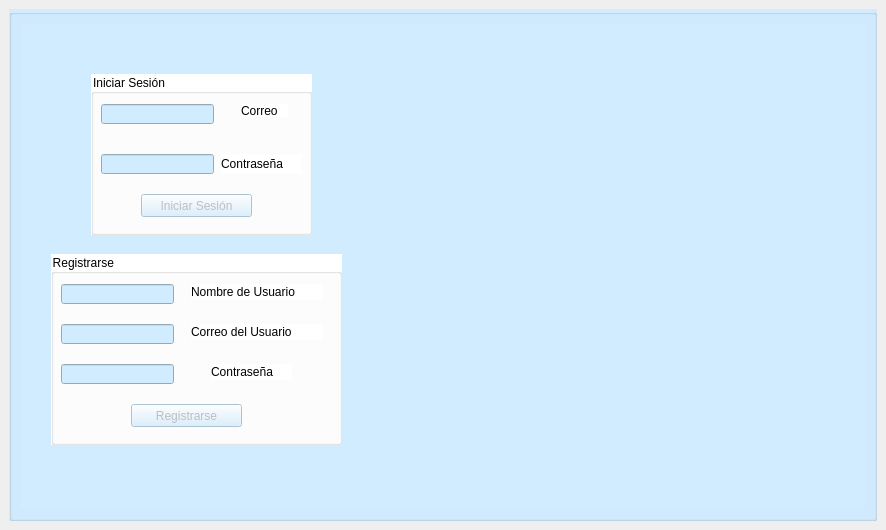
<?xml version="1.0" encoding="UTF-8"?>
<ui version="4.0">
 <class>MainWindow</class>
 <widget class="QMainWindow" name="MainWindow">
  <property name="geometry">
   <rect>
    <x>0</x>
    <y>0</y>
    <width>886</width>
    <height>530</height>
   </rect>
  </property>
  <property name="minimumSize">
   <size>
    <width>886</width>
    <height>530</height>
   </size>
  </property>
  <property name="maximumSize">
   <size>
    <width>886</width>
    <height>530</height>
   </size>
  </property>
  <property name="windowTitle">
   <string>MainWindow</string>
  </property>
  <widget class="QWidget" name="centralwidget">
   <layout class="QVBoxLayout" name="verticalLayout_2">
    <item>
     <widget class="QGroupBox" name="mainGB">
      <property name="minimumSize">
       <size>
        <width>868</width>
        <height>466</height>
       </size>
      </property>
      <property name="maximumSize">
       <size>
        <width>10000</width>
        <height>10000</height>
       </size>
      </property>
      <property name="styleSheet">
       <string notr="true">background-color: rgb(210, 236, 255);</string>
      </property>
      <property name="title">
       <string/>
      </property>
      <layout class="QGridLayout" name="gridLayout_2">
       <item row="0" column="0">
        <widget class="QStackedWidget" name="categoriasSW">
         <property name="currentIndex">
          <number>0</number>
         </property>
         <widget class="QWidget" name="inicioPage">
          <widget class="QGroupBox" name="inicarSesionGB">
           <property name="geometry">
            <rect>
             <x>70</x>
             <y>50</y>
             <width>221</width>
             <height>161</height>
            </rect>
           </property>
           <property name="styleSheet">
            <string notr="true">background-color: rgb(255, 255, 255);</string>
           </property>
           <property name="title">
            <string>Iniciar Sesión</string>
           </property>
           <widget class="QLineEdit" name="correoLE">
            <property name="geometry">
             <rect>
              <x>10</x>
              <y>30</y>
              <width>113</width>
              <height>20</height>
             </rect>
            </property>
            <property name="styleSheet">
             <string notr="true">background-color: rgb(210, 236, 255);</string>
            </property>
            <property name="inputMethodHints">
             <set>Qt::ImhEmailCharactersOnly</set>
            </property>
           </widget>
           <widget class="QLineEdit" name="passwordLE">
            <property name="geometry">
             <rect>
              <x>10</x>
              <y>80</y>
              <width>113</width>
              <height>20</height>
             </rect>
            </property>
            <property name="styleSheet">
             <string notr="true">background-color: rgb(210, 236, 255);</string>
            </property>
            <property name="echoMode">
             <enum>QLineEdit::Password</enum>
            </property>
           </widget>
           <widget class="QLabel" name="correoLB">
            <property name="geometry">
             <rect>
              <x>150</x>
              <y>30</y>
              <width>47</width>
              <height>13</height>
             </rect>
            </property>
            <property name="styleSheet">
             <string notr="true">font: 11pt &quot;Forte&quot;;</string>
            </property>
            <property name="text">
             <string>Correo</string>
            </property>
           </widget>
           <widget class="QLabel" name="passwordLB">
            <property name="geometry">
             <rect>
              <x>130</x>
              <y>80</y>
              <width>81</width>
              <height>20</height>
             </rect>
            </property>
            <property name="styleSheet">
             <string notr="true">font: 11pt &quot;Forte&quot;;</string>
            </property>
            <property name="text">
             <string>Contraseña</string>
            </property>
           </widget>
           <widget class="QPushButton" name="inicarSesionPB">
            <property name="enabled">
             <bool>false</bool>
            </property>
            <property name="geometry">
             <rect>
              <x>50</x>
              <y>120</y>
              <width>111</width>
              <height>23</height>
             </rect>
            </property>
            <property name="styleSheet">
             <string notr="true">background-color: rgb(210, 236, 255);
font: 10pt &quot;MV Boli&quot;;</string>
            </property>
            <property name="text">
             <string>Iniciar Sesión</string>
            </property>
            <property name="icon">
             <iconset resource="Imagenes/Imagenes.qrc">
              <normaloff>:/5.png</normaloff>
              <selectedoff>:/5.png</selectedoff>:/5.png</iconset>
            </property>
           </widget>
          </widget>
          <widget class="QGroupBox" name="registrarseGB">
           <property name="geometry">
            <rect>
             <x>30</x>
             <y>230</y>
             <width>291</width>
             <height>191</height>
            </rect>
           </property>
           <property name="styleSheet">
            <string notr="true">background-color: rgb(255, 255, 255);</string>
           </property>
           <property name="title">
            <string>Registrarse </string>
           </property>
           <widget class="QLineEdit" name="usuarioLE">
            <property name="geometry">
             <rect>
              <x>10</x>
              <y>30</y>
              <width>113</width>
              <height>20</height>
             </rect>
            </property>
            <property name="styleSheet">
             <string notr="true">background-color: rgb(210, 236, 255);</string>
            </property>
           </widget>
           <widget class="QLineEdit" name="correoNuevoLE">
            <property name="geometry">
             <rect>
              <x>10</x>
              <y>70</y>
              <width>113</width>
              <height>20</height>
             </rect>
            </property>
            <property name="styleSheet">
             <string notr="true">background-color: rgb(210, 236, 255);</string>
            </property>
            <property name="inputMethodHints">
             <set>Qt::ImhEmailCharactersOnly</set>
            </property>
           </widget>
           <widget class="QLineEdit" name="passwordNuevoLE">
            <property name="geometry">
             <rect>
              <x>10</x>
              <y>110</y>
              <width>113</width>
              <height>20</height>
             </rect>
            </property>
            <property name="styleSheet">
             <string notr="true">background-color: rgb(210, 236, 255);</string>
            </property>
            <property name="echoMode">
             <enum>QLineEdit::Password</enum>
            </property>
           </widget>
           <widget class="QLabel" name="usuarioLB">
            <property name="geometry">
             <rect>
              <x>140</x>
              <y>30</y>
              <width>131</width>
              <height>16</height>
             </rect>
            </property>
            <property name="styleSheet">
             <string notr="true">font: 11pt &quot;Forte&quot;;</string>
            </property>
            <property name="text">
             <string>Nombre de Usuario</string>
            </property>
           </widget>
           <widget class="QLabel" name="correoNuevoLB">
            <property name="geometry">
             <rect>
              <x>140</x>
              <y>70</y>
              <width>131</width>
              <height>16</height>
             </rect>
            </property>
            <property name="styleSheet">
             <string notr="true">font: 11pt &quot;Forte&quot;;</string>
            </property>
            <property name="text">
             <string>Correo del Usuario</string>
            </property>
           </widget>
           <widget class="QLabel" name="passwordNuevoLB">
            <property name="geometry">
             <rect>
              <x>160</x>
              <y>110</y>
              <width>81</width>
              <height>16</height>
             </rect>
            </property>
            <property name="styleSheet">
             <string notr="true">font: 11pt &quot;Forte&quot;;</string>
            </property>
            <property name="text">
             <string>Contraseña</string>
            </property>
           </widget>
           <widget class="QPushButton" name="registrarsePB">
            <property name="enabled">
             <bool>false</bool>
            </property>
            <property name="geometry">
             <rect>
              <x>80</x>
              <y>150</y>
              <width>111</width>
              <height>23</height>
             </rect>
            </property>
            <property name="styleSheet">
             <string notr="true">background-color: rgb(210, 236, 255);
font: 10pt &quot;MV Boli&quot;;</string>
            </property>
            <property name="text">
             <string>Registrarse</string>
            </property>
            <property name="icon">
             <iconset resource="Imagenes/Imagenes.qrc">
              <normaloff>:/4.png</normaloff>:/4.png</iconset>
            </property>
           </widget>
          </widget>
          <widget class="QLabel" name="logoP1_LB">
           <property name="geometry">
            <rect>
             <x>420</x>
             <y>70</y>
             <width>371</width>
             <height>311</height>
            </rect>
           </property>
           <property name="text">
            <string/>
           </property>
           <property name="pixmap">
            <pixmap resource="Imagenes/Imagenes.qrc">:/LOGUITO.png</pixmap>
           </property>
           <property name="scaledContents">
            <bool>true</bool>
           </property>
          </widget>
         </widget>
         <widget class="QWidget" name="buscadorPage">
          <widget class="QLabel" name="logoP2_LB">
           <property name="geometry">
            <rect>
             <x>260</x>
             <y>10</y>
             <width>261</width>
             <height>131</height>
            </rect>
           </property>
           <property name="text">
            <string/>
           </property>
           <property name="pixmap">
            <pixmap resource="Imagenes/Imagenes.qrc">:/LOGO.png</pixmap>
           </property>
           <property name="scaledContents">
            <bool>true</bool>
           </property>
          </widget>
          <widget class="QLineEdit" name="barraBuscarLE">
           <property name="geometry">
            <rect>
             <x>30</x>
             <y>150</y>
             <width>721</width>
             <height>20</height>
            </rect>
           </property>
           <property name="styleSheet">
            <string notr="true">background-color: rgb(255, 255, 255);</string>
           </property>
          </widget>
          <widget class="QPushButton" name="buscarPB">
           <property name="enabled">
            <bool>false</bool>
           </property>
           <property name="geometry">
            <rect>
             <x>340</x>
             <y>190</y>
             <width>111</width>
             <height>23</height>
            </rect>
           </property>
           <property name="styleSheet">
            <string notr="true">background-color: rgb(255, 255, 255);
font: 11pt &quot;MV Boli&quot;;</string>
           </property>
           <property name="text">
            <string>Buscar</string>
           </property>
           <property name="icon">
            <iconset resource="Imagenes/Imagenes.qrc">
             <normaloff>:/lupa.png</normaloff>:/lupa.png</iconset>
           </property>
          </widget>
          <widget class="QGroupBox" name="filtroCategoriasGB">
           <property name="geometry">
            <rect>
             <x>210</x>
             <y>220</y>
             <width>361</width>
             <height>191</height>
            </rect>
           </property>
           <property name="title">
            <string>Categorías</string>
           </property>
           <layout class="QGridLayout" name="gridLayout_3">
            <item row="0" column="0">
             <widget class="QScrollArea" name="categoriaSA">
              <property name="widgetResizable">
               <bool>true</bool>
              </property>
              <widget class="QWidget" name="scrollAreaWidgetContents">
               <property name="geometry">
                <rect>
                 <x>0</x>
                 <y>0</y>
                 <width>321</width>
                 <height>284</height>
                </rect>
               </property>
               <layout class="QVBoxLayout" name="verticalLayout">
                <item>
                 <widget class="QPushButton" name="artePB">
                  <property name="styleSheet">
                   <string notr="true">background-color: rgb(255, 255, 255);
font: 11pt &quot;MV Boli&quot;;</string>
                  </property>
                  <property name="text">
                   <string>Arte y cultura</string>
                  </property>
                 </widget>
                </item>
                <item>
                 <widget class="QPushButton" name="economiaPB">
                  <property name="styleSheet">
                   <string notr="true">background-color: rgb(255, 255, 255);
font: 11pt &quot;MV Boli&quot;;</string>
                  </property>
                  <property name="text">
                   <string>Economia</string>
                  </property>
                 </widget>
                </item>
                <item>
                 <widget class="QPushButton" name="historiaPB">
                  <property name="styleSheet">
                   <string notr="true">background-color: rgb(255, 255, 255);
font: 11pt &quot;MV Boli&quot;;</string>
                  </property>
                  <property name="text">
                   <string>Historia</string>
                  </property>
                 </widget>
                </item>
                <item>
                 <widget class="QPushButton" name="culturaFisicaPB">
                  <property name="styleSheet">
                   <string notr="true">background-color: rgb(255, 255, 255);
font: 11pt &quot;MV Boli&quot;;</string>
                  </property>
                  <property name="text">
                   <string>Cultura fisica</string>
                  </property>
                 </widget>
                </item>
                <item>
                 <widget class="QPushButton" name="medicinaPB">
                  <property name="styleSheet">
                   <string notr="true">background-color: rgb(255, 255, 255);
font: 11pt &quot;MV Boli&quot;;</string>
                  </property>
                  <property name="text">
                   <string>Medicina</string>
                  </property>
                 </widget>
                </item>
                <item>
                 <widget class="QPushButton" name="matematicasPB">
                  <property name="styleSheet">
                   <string notr="true">background-color: rgb(255, 255, 255);
font: 11pt &quot;MV Boli&quot;;</string>
                  </property>
                  <property name="text">
                   <string>Matematicas</string>
                  </property>
                 </widget>
                </item>
                <item>
                 <widget class="QPushButton" name="geografiaPB">
                  <property name="styleSheet">
                   <string notr="true">background-color: rgb(255, 255, 255);
font: 11pt &quot;MV Boli&quot;;</string>
                  </property>
                  <property name="text">
                   <string>Geografia</string>
                  </property>
                 </widget>
                </item>
                <item>
                 <widget class="QPushButton" name="cienciaPB">
                  <property name="styleSheet">
                   <string notr="true">background-color: rgb(255, 255, 255);
font: 11pt &quot;MV Boli&quot;;</string>
                  </property>
                  <property name="text">
                   <string>Ciencia y tecnologia</string>
                  </property>
                 </widget>
                </item>
               </layout>
              </widget>
             </widget>
            </item>
           </layout>
          </widget>
          <widget class="QPushButton" name="cerrarSesionPB">
           <property name="geometry">
            <rect>
             <x>0</x>
             <y>450</y>
             <width>80</width>
             <height>21</height>
            </rect>
           </property>
           <property name="text">
            <string>Cerrar Sesion</string>
           </property>
          </widget>
         </widget>
         <widget class="QWidget" name="categoriaPage">
          <widget class="QLabel" name="logoP3_LB">
           <property name="geometry">
            <rect>
             <x>70</x>
             <y>0</y>
             <width>201</width>
             <height>161</height>
            </rect>
           </property>
           <property name="text">
            <string/>
           </property>
           <property name="pixmap">
            <pixmap resource="Imagenes/Imagenes.qrc">:/LOGUITO.png</pixmap>
           </property>
           <property name="scaledContents">
            <bool>true</bool>
           </property>
          </widget>
          <widget class="QComboBox" name="seleCategoriaCB">
           <property name="geometry">
            <rect>
             <x>290</x>
             <y>50</y>
             <width>461</width>
             <height>22</height>
            </rect>
           </property>
           <property name="styleSheet">
            <string notr="true">background-color: rgb(255, 255, 255);
font: 11pt &quot;MV Boli&quot;;</string>
           </property>
           <item>
            <property name="text">
             <string>Todo</string>
            </property>
           </item>
           <item>
            <property name="text">
             <string>Arte y cultura</string>
            </property>
           </item>
           <item>
            <property name="text">
             <string>Economia</string>
            </property>
           </item>
           <item>
            <property name="text">
             <string>Historia</string>
            </property>
           </item>
           <item>
            <property name="text">
             <string>Cultura fisica</string>
            </property>
           </item>
           <item>
            <property name="text">
             <string>Medicina</string>
            </property>
           </item>
           <item>
            <property name="text">
             <string>Matematicas</string>
            </property>
           </item>
           <item>
            <property name="text">
             <string>Geografia</string>
            </property>
           </item>
           <item>
            <property name="text">
             <string>Ciencia y tecnologia</string>
            </property>
           </item>
          </widget>
          <widget class="QLabel" name="categoriaLB">
           <property name="geometry">
            <rect>
             <x>430</x>
             <y>20</y>
             <width>181</width>
             <height>16</height>
            </rect>
           </property>
           <property name="styleSheet">
            <string notr="true">background-color: rgb(210, 236, 255);
font: 11pt &quot;Forte&quot;;</string>
           </property>
           <property name="text">
            <string> CAMBIAR CATEGORÍA: </string>
           </property>
          </widget>
          <widget class="QScrollArea" name="notasFiltroSA">
           <property name="geometry">
            <rect>
             <x>10</x>
             <y>170</y>
             <width>821</width>
             <height>291</height>
            </rect>
           </property>
           <property name="styleSheet">
            <string notr="true">background-color: rgb(255, 255, 255);</string>
           </property>
           <property name="widgetResizable">
            <bool>true</bool>
           </property>
           <widget class="QWidget" name="scrollAreaWidgetContents_2">
            <property name="geometry">
             <rect>
              <x>0</x>
              <y>0</y>
              <width>819</width>
              <height>289</height>
             </rect>
            </property>
            <layout class="QVBoxLayout" name="verticalLayout_3">
             <item>
              <layout class="QGridLayout" name="notasFiltroGL"/>
             </item>
            </layout>
           </widget>
          </widget>
          <widget class="QPushButton" name="regresarCatPB">
           <property name="geometry">
            <rect>
             <x>290</x>
             <y>80</y>
             <width>80</width>
             <height>21</height>
            </rect>
           </property>
           <property name="text">
            <string>Regresar</string>
           </property>
          </widget>
         </widget>
         <widget class="QWidget" name="notaPage">
          <widget class="QLabel" name="logoP4_LB">
           <property name="geometry">
            <rect>
             <x>30</x>
             <y>10</y>
             <width>271</width>
             <height>191</height>
            </rect>
           </property>
           <property name="text">
            <string/>
           </property>
           <property name="pixmap">
            <pixmap resource="Imagenes/Imagenes.qrc">:/LOGUITO.png</pixmap>
           </property>
           <property name="scaledContents">
            <bool>true</bool>
           </property>
          </widget>
          <widget class="QLabel" name="tituloLB">
           <property name="geometry">
            <rect>
             <x>320</x>
             <y>20</y>
             <width>491</width>
             <height>31</height>
            </rect>
           </property>
           <property name="font">
            <font>
             <pointsize>16</pointsize>
            </font>
           </property>
           <property name="text">
            <string>TÍTULO</string>
           </property>
           <property name="alignment">
            <set>Qt::AlignCenter</set>
           </property>
           <property name="wordWrap">
            <bool>true</bool>
           </property>
          </widget>
          <widget class="QGroupBox" name="evaluacionGB">
           <property name="geometry">
            <rect>
             <x>20</x>
             <y>210</y>
             <width>281</width>
             <height>201</height>
            </rect>
           </property>
           <property name="title">
            <string/>
           </property>
           <layout class="QGridLayout" name="gridLayout_5">
            <item row="1" column="1">
             <widget class="QLabel" name="prestigioLB">
              <property name="styleSheet">
               <string notr="true">font: 11pt &quot;Forte&quot;;</string>
              </property>
              <property name="text">
               <string>Prestigio de la Institución</string>
              </property>
             </widget>
            </item>
            <item row="4" column="0">
             <widget class="QSpinBox" name="antiguedadSB">
              <property name="maximum">
               <number>100</number>
              </property>
             </widget>
            </item>
            <item row="5" column="1">
             <widget class="QCheckBox" name="confirmarCheck">
              <property name="text">
               <string>Confirmar</string>
              </property>
             </widget>
            </item>
            <item row="1" column="0">
             <widget class="QSpinBox" name="prestigioSB">
              <property name="maximum">
               <number>100</number>
              </property>
             </widget>
            </item>
            <item row="0" column="0">
             <widget class="QLabel" name="evaluacionLB">
              <property name="styleSheet">
               <string notr="true">font: 11pt &quot;Forte&quot;;</string>
              </property>
              <property name="text">
               <string>Evaluación</string>
              </property>
             </widget>
            </item>
            <item row="2" column="0">
             <widget class="QSpinBox" name="renombreSB">
              <property name="maximum">
               <number>100</number>
              </property>
             </widget>
            </item>
            <item row="5" column="0">
             <widget class="QPushButton" name="enviarPB">
              <property name="enabled">
               <bool>false</bool>
              </property>
              <property name="styleSheet">
               <string notr="true">background-color: rgb(255, 255, 255);
font: 11pt &quot;MV Boli&quot;;</string>
              </property>
              <property name="text">
               <string>Enviar</string>
              </property>
              <property name="icon">
               <iconset resource="Imagenes/Imagenes.qrc">
                <normaloff>:/0c4ffaf979a8c05a9e7b15293996340f.png</normaloff>:/0c4ffaf979a8c05a9e7b15293996340f.png</iconset>
              </property>
             </widget>
            </item>
            <item row="2" column="1">
             <widget class="QLabel" name="renombreLB">
              <property name="styleSheet">
               <string notr="true">font: 11pt &quot;Forte&quot;;</string>
              </property>
              <property name="text">
               <string>Renombre del Autor</string>
              </property>
             </widget>
            </item>
            <item row="4" column="1">
             <widget class="QLabel" name="antiguedadLB">
              <property name="styleSheet">
               <string notr="true">font: 11pt &quot;Forte&quot;;</string>
              </property>
              <property name="text">
               <string>Antiguedad</string>
              </property>
             </widget>
            </item>
            <item row="3" column="0">
             <widget class="QSpinBox" name="calidadSB">
              <property name="maximum">
               <number>100</number>
              </property>
             </widget>
            </item>
            <item row="3" column="1">
             <widget class="QLabel" name="calidadLB">
              <property name="styleSheet">
               <string notr="true">font: 11pt &quot;Forte&quot;;</string>
              </property>
              <property name="text">
               <string>Calidad del Contenido</string>
              </property>
             </widget>
            </item>
           </layout>
          </widget>
          <widget class="QLabel" name="calificacionLB">
           <property name="geometry">
            <rect>
             <x>430</x>
             <y>370</y>
             <width>141</width>
             <height>51</height>
            </rect>
           </property>
           <property name="font">
            <font>
             <family>Forte</family>
             <pointsize>18</pointsize>
             <weight>50</weight>
             <italic>false</italic>
             <bold>false</bold>
            </font>
           </property>
           <property name="cursor">
            <cursorShape>ArrowCursor</cursorShape>
           </property>
           <property name="styleSheet">
            <string notr="true">background-color: rgb(255, 255, 255);
</string>
           </property>
           <property name="text">
            <string>Calificación:</string>
           </property>
          </widget>
          <widget class="QLabel" name="porcentajeLB">
           <property name="geometry">
            <rect>
             <x>570</x>
             <y>370</y>
             <width>111</width>
             <height>51</height>
            </rect>
           </property>
           <property name="font">
            <font>
             <family>Forte</family>
             <pointsize>18</pointsize>
             <weight>50</weight>
             <italic>false</italic>
             <bold>false</bold>
            </font>
           </property>
           <property name="styleSheet">
            <string notr="true">background-color: rgb(255, 255, 255);</string>
           </property>
           <property name="text">
            <string>%</string>
           </property>
          </widget>
          <widget class="QLabel" name="descripcionLB">
           <property name="geometry">
            <rect>
             <x>310</x>
             <y>60</y>
             <width>521</width>
             <height>281</height>
            </rect>
           </property>
           <property name="minimumSize">
            <size>
             <width>435</width>
             <height>160</height>
            </size>
           </property>
           <property name="maximumSize">
            <size>
             <width>16777215</width>
             <height>16777215</height>
            </size>
           </property>
           <property name="font">
            <font>
             <pointsize>16</pointsize>
            </font>
           </property>
           <property name="styleSheet">
            <string notr="true">background-color: rgb(255, 255, 255);</string>
           </property>
           <property name="text">
            <string>Descripción:</string>
           </property>
           <property name="alignment">
            <set>Qt::AlignJustify|Qt::AlignTop</set>
           </property>
           <property name="wordWrap">
            <bool>true</bool>
           </property>
          </widget>
          <widget class="QPushButton" name="regresarPB">
           <property name="geometry">
            <rect>
             <x>30</x>
             <y>430</y>
             <width>80</width>
             <height>21</height>
            </rect>
           </property>
           <property name="text">
            <string>Regresar</string>
           </property>
          </widget>
         </widget>
        </widget>
       </item>
      </layout>
     </widget>
    </item>
   </layout>
  </widget>
 </widget>
 <resources>
  <include location="Imagenes/Imagenes.qrc"/>
 </resources>
 <connections/>
</ui>
